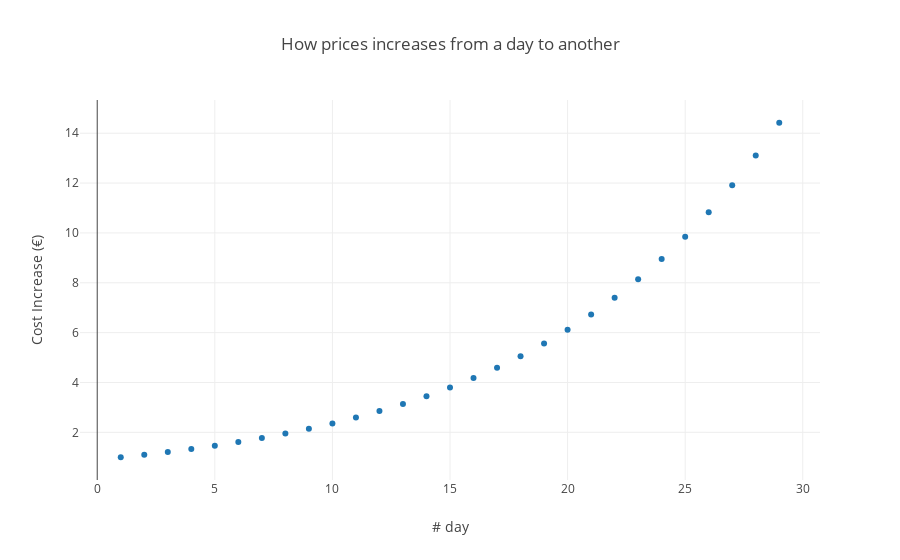

Write notebook code for a chart like this one.
### Markdown cell above
How about finding this rate of change between all days? We can create a new function let's say $g(x)$ defined as $g(x) = f(x+1) - f(x)$. This will give us for any day the increase that we will have towards the next day. Expanding that function we can write:
$$ g(x) = 10*1.1^{x} - 10*1.1^{x-1} = 10 (1.1^x - 1.1^{x-1} = 10(1.1^{x-1}(1.1 - 1))) = 10 * 1.1^{x-1} * 0.1 = 1.1^{x-1} $$

Plotting this function we get:

### Code cell
from src.calculus.introduction import plot_price_increase
plot_price_increase()

### Figure 1 — Plotly figure (JSON) as saved in the notebook; plotly's stock layout.template omitted (floating-point values rounded to 4 significant figures)
{"data": [{"mode": "markers", "name": "markers", "type": "scatter", "uid": "13f8b233-c1d0-44b3-b05e-573eadf32432", "x": [1, 2, 3, 4, 5, 6, 7, 8, 9, 10, 11, 12, 13, 14, 15, 16, 17, 18, 19, 20, 21, 22, 23, 24, 25, 26, 27, 28, 29], "y": [1, 1.1, 1.21, 1.331, 1.464, 1.611, 1.772, 1.949, 2.144, 2.358, 2.594, 2.853, 3.138, 3.452, 3.797, 4.177, 4.595, 5.054, 5.56, 6.116, 6.727, 7.4, 8.14, 8.954, 9.85, 10.83, 11.92, 13.11, 14.42]}], "layout": {"title": {"text": "How prices increases from a day to another"}, "xaxis": {"title": {"text": "# day"}}, "yaxis": {"title": {"text": "Cost Increase (€)"}}}}
